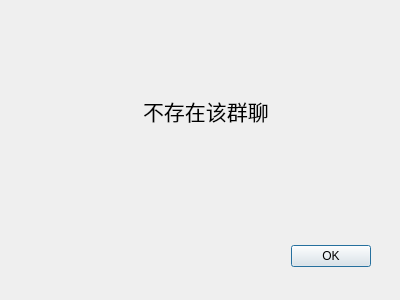
<?xml version="1.0" encoding="UTF-8"?>
<ui version="4.0">
 <class>nonegroup_err</class>
 <widget class="QDialog" name="nonegroup_err">
  <property name="windowModality">
   <enum>Qt::ApplicationModal</enum>
  </property>
  <property name="geometry">
   <rect>
    <x>0</x>
    <y>0</y>
    <width>400</width>
    <height>300</height>
   </rect>
  </property>
  <property name="minimumSize">
   <size>
    <width>400</width>
    <height>300</height>
   </size>
  </property>
  <property name="maximumSize">
   <size>
    <width>400</width>
    <height>300</height>
   </size>
  </property>
  <property name="windowTitle">
   <string>Dialog</string>
  </property>
  <property name="modal">
   <bool>true</bool>
  </property>
  <widget class="QDialogButtonBox" name="buttonBox">
   <property name="geometry">
    <rect>
     <x>30</x>
     <y>240</y>
     <width>341</width>
     <height>32</height>
    </rect>
   </property>
   <property name="orientation">
    <enum>Qt::Horizontal</enum>
   </property>
   <property name="standardButtons">
    <set>QDialogButtonBox::Ok</set>
   </property>
  </widget>
  <widget class="QWidget" name="layoutWidget">
   <property name="geometry">
    <rect>
     <x>0</x>
     <y>90</y>
     <width>411</width>
     <height>41</height>
    </rect>
   </property>
   <layout class="QHBoxLayout" name="horizontalLayout">
    <item>
     <spacer name="horizontalSpacer">
      <property name="orientation">
       <enum>Qt::Horizontal</enum>
      </property>
      <property name="sizeHint" stdset="0">
       <size>
        <width>40</width>
        <height>20</height>
       </size>
      </property>
     </spacer>
    </item>
    <item>
     <widget class="QLabel" name="label">
      <property name="font">
       <font>
        <family>Noto Sans Mono CJK SC</family>
        <pointsize>16</pointsize>
       </font>
      </property>
      <property name="text">
       <string>不存在该群聊</string>
      </property>
     </widget>
    </item>
    <item>
     <spacer name="horizontalSpacer_2">
      <property name="orientation">
       <enum>Qt::Horizontal</enum>
      </property>
      <property name="sizeHint" stdset="0">
       <size>
        <width>40</width>
        <height>20</height>
       </size>
      </property>
     </spacer>
    </item>
   </layout>
  </widget>
 </widget>
 <resources/>
 <connections>
  <connection>
   <sender>buttonBox</sender>
   <signal>accepted()</signal>
   <receiver>nonegroup_err</receiver>
   <slot>accept()</slot>
   <hints>
    <hint type="sourcelabel">
     <x>248</x>
     <y>254</y>
    </hint>
    <hint type="destinationlabel">
     <x>157</x>
     <y>274</y>
    </hint>
   </hints>
  </connection>
  <connection>
   <sender>buttonBox</sender>
   <signal>rejected()</signal>
   <receiver>nonegroup_err</receiver>
   <slot>reject()</slot>
   <hints>
    <hint type="sourcelabel">
     <x>316</x>
     <y>260</y>
    </hint>
    <hint type="destinationlabel">
     <x>286</x>
     <y>274</y>
    </hint>
   </hints>
  </connection>
 </connections>
</ui>
